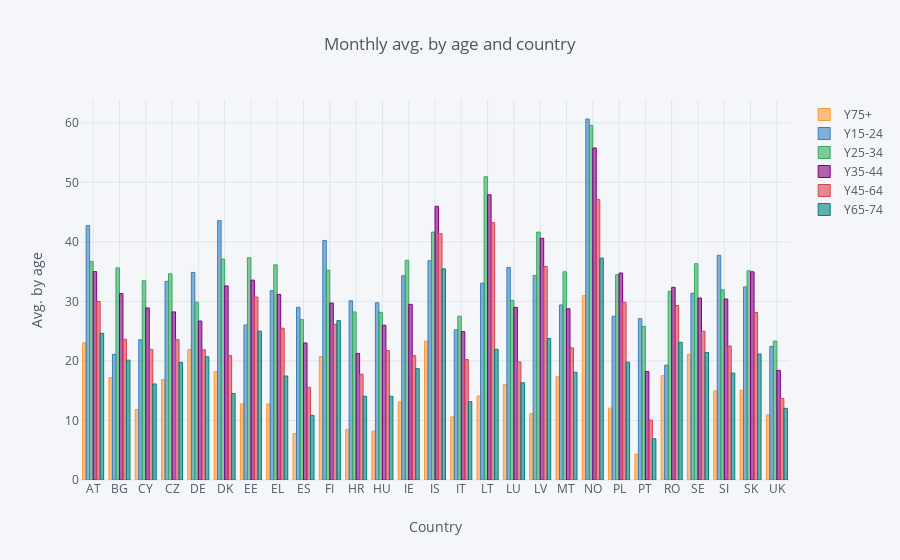

The cell this chart's notebook holds for it:
### Code cell
# Representamos las medias de la frecuencias mensuales de consumo de alcohol, por edad y país:
data_month.iplot(kind='bar', x='index', y=['Y75+', 'Y15-24', 'Y25-34', 'Y35-44', 'Y45-64', 'Y65-74'], 
           xTitle='Country', yTitle='Avg. by age', title='Monthly avg. by age and country')

### Figure 1 — Plotly figure (JSON) as saved in the notebook; plotly's stock layout.template omitted (floating-point values rounded to 4 significant figures)
{"data": [{"marker": {"color": "rgba(255, 153, 51, 0.6)", "line": {"color": "rgba(255, 153, 51, 1.0)", "width": 1}}, "name": "Y75+", "orientation": "v", "text": "", "type": "bar", "uid": "593ec057-43fc-498c-b363-d85e7e746bd5", "x": ["AT", "BG", "CY", "CZ", "DE", "DK", "EE", "EL", "ES", "FI", "HR", "HU", "IE", "IS", "IT", "LT", "LU", "LV", "MT", "NO", "PL", "PT", "RO", "SE", "SI", "SK", "UK"], "y": [23.03, 17.2, 11.83, 16.87, 21.9, 18.2, 12.77, 12.77, 7.8, 20.73, 8.433, 8.2, 13.1, 23.33, 10.6, 14.1, 16.07, 11.13, 17.33, 30.97, 12.07, 4.333, 17.53, 21.1, 14.97, 15.07, 10.93]}, {"marker": {"color": "rgba(55, 128, 191, 0.6)", "line": {"color": "rgba(55, 128, 191, 1.0)", "width": 1}}, "name": "Y15-24", "orientation": "v", "text": "", "type": "bar", "uid": "4fb2d3fd-e0df-4e9b-a29c-da73d28c0813", "x": ["AT", "BG", "CY", "CZ", "DE", "DK", "EE", "EL", "ES", "FI", "HR", "HU", "IE", "IS", "IT", "LT", "LU", "LV", "MT", "NO", "PL", "PT", "RO", "SE", "SI", "SK", "UK"], "y": [42.73, 21.1, 23.57, 33.37, 34.87, 43.57, 26.03, 31.8, 29, 40.23, 30.1, 29.77, 34.3, 36.83, 25.23, 33.07, 35.7, 34.33, 29.4, 60.63, 27.5, 27.1, 19.3, 31.37, 37.73, 32.43, 22.43]}, {"marker": {"color": "rgba(50, 171, 96, 0.6)", "line": {"color": "rgba(50, 171, 96, 1.0)", "width": 1}}, "name": "Y25-34", "orientation": "v", "text": "", "type": "bar", "uid": "aad7a3f9-4fdd-41a8-bcd9-6311d2e17bb1", "x": ["AT", "BG", "CY", "CZ", "DE", "DK", "EE", "EL", "ES", "FI", "HR", "HU", "IE", "IS", "IT", "LT", "LU", "LV", "MT", "NO", "PL", "PT", "RO", "SE", "SI", "SK", "UK"], "y": [36.7, 35.63, 33.47, 34.63, 29.87, 37.1, 37.33, 36.13, 26.93, 35.23, 28.23, 28.17, 36.9, 41.63, 27.5, 50.93, 30.17, 41.63, 34.97, 59.57, 34.47, 25.8, 31.7, 36.33, 31.93, 35.13, 23.33]}, {"marker": {"color": "rgba(128, 0, 128, 0.6)", "line": {"color": "rgba(128, 0, 128, 1.0)", "width": 1}}, "name": "Y35-44", "orientation": "v", "text": "", "type": "bar", "uid": "9b781c98-26a3-4266-9168-d90d65d9412c", "x": ["AT", "BG", "CY", "CZ", "DE", "DK", "EE", "EL", "ES", "FI", "HR", "HU", "IE", "IS", "IT", "LT", "LU", "LV", "MT", "NO", "PL", "PT", "RO", "SE", "SI", "SK", "UK"], "y": [35, 31.3, 28.9, 28.23, 26.7, 32.6, 33.57, 31.17, 23, 29.73, 21.27, 26, 29.5, 45.97, 24.93, 47.9, 29, 40.6, 28.77, 55.77, 34.77, 18.23, 32.37, 30.57, 30.4, 34.97, 18.4]}, {"marker": {"color": "rgba(219, 64, 82, 0.6)", "line": {"color": "rgba(219, 64, 82, 1.0)", "width": 1}}, "name": "Y45-64", "orientation": "v", "text": "", "type": "bar", "uid": "bd1e82e6-bb6f-4e50-9623-82130bb6b990", "x": ["AT", "BG", "CY", "CZ", "DE", "DK", "EE", "EL", "ES", "FI", "HR", "HU", "IE", "IS", "IT", "LT", "LU", "LV", "MT", "NO", "PL", "PT", "RO", "SE", "SI", "SK", "UK"], "y": [29.97, 23.63, 21.93, 23.57, 21.87, 20.9, 30.73, 25.5, 15.57, 26.13, 17.77, 21.73, 20.9, 41.37, 20.23, 43.23, 19.83, 35.87, 22.2, 47.13, 29.83, 10.07, 29.3, 25, 22.5, 28.13, 13.7]}, {"marker": {"color": "rgba(0, 128, 128, 0.6)", "line": {"color": "rgba(0, 128, 128, 1.0)", "width": 1}}, "name": "Y65-74", "orientation": "v", "text": "", "type": "bar", "uid": "4508c5c1-83bf-42b5-9829-fab5bc2854c3", "x": ["AT", "BG", "CY", "CZ", "DE", "DK", "EE", "EL", "ES", "FI", "HR", "HU", "IE", "IS", "IT", "LT", "LU", "LV", "MT", "NO", "PL", "PT", "RO", "SE", "SI", "SK", "UK"], "y": [24.63, 20.13, 16.13, 19.77, 20.7, 14.53, 25, 17.47, 10.87, 26.77, 14.07, 14.07, 18.7, 35.47, 13.17, 21.97, 16.33, 23.77, 18.1, 37.27, 19.8, 6.933, 23.13, 21.4, 17.97, 21.17, 12.03]}], "layout": {"legend": {"bgcolor": "#F5F6F9", "font": {"color": "#4D5663"}}, "paper_bgcolor": "#F5F6F9", "plot_bgcolor": "#F5F6F9", "title": {"font": {"color": "#4D5663"}, "text": "Monthly avg. by age and country"}, "xaxis": {"gridcolor": "#E1E5ED", "showgrid": true, "tickfont": {"color": "#4D5663"}, "title": {"font": {"color": "#4D5663"}, "text": "Country"}, "zerolinecolor": "#E1E5ED"}, "yaxis": {"gridcolor": "#E1E5ED", "showgrid": true, "tickfont": {"color": "#4D5663"}, "title": {"font": {"color": "#4D5663"}, "text": "Avg. by age"}, "zerolinecolor": "#E1E5ED"}}}
